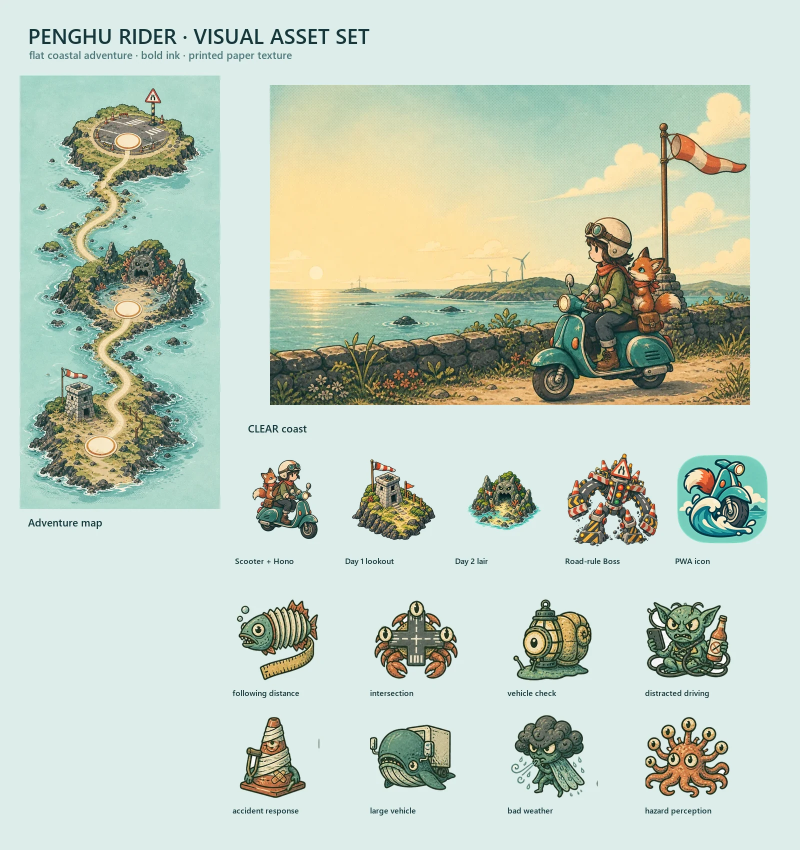
#> input picture visual-assets/visual-asset-set.webp, 1600 x 1700 px (shown at 1/2 size)
$ python -i test_question_image_integrity.py   (imports and definitions only)
#> lines starting #> are read from the running program, lines starting #| are printed output that depends on the picture
#> further down, picture is the input picture: PIL image 1600x1700 RGB; mean R, G, B 193.2, 206.4, 191.8
#!/usr/bin/env python3
"""Deterministic PDF-to-WebP integrity checks for representative question art."""

from __future__ import annotations

import argparse
import json
from dataclasses import dataclass
from pathlib import Path
from statistics import fmean
from typing import Any

import pdfplumber
from PIL import Image, ImageChops, ImageDraw, ImageFont, ImageStat


ROOT = Path(__file__).resolve().parents[1]
DATASET = ROOT / "site" / "public" / "data" / "questions.json"
ASSET_ROOT = ROOT / "site" / "public"
SOURCES = ROOT / "sources"
RESOLUTION = 190


@dataclass(frozen=True)
class Case:
    question_id: str
    output_stem: str


CASES = (
    Case("standard-009", "standard-009"),
    Case("scenario-a-021", "scenario-a-021"),
    Case("scenario-b-027", "scenario-b-027"),
)


# [32 lines left out: function bbox_for_question, not called in this run]


def visible_content_bbox(image: Image.Image, threshold: int = 12) -> tuple[int, int, int, int] | None:
#> called with threshold = 12
    rgb = image.convert("RGB")
    corners = [rgb.getpixel(point) for point in ((0, 0), (rgb.width - 1, 0), (0, rgb.height - 1), (rgb.width - 1, rgb.height - 1))]
#> corners = [(222, 236, 234), (221, 237, 234), (221, 237, 234), (221, 237, 234)]
    reference = tuple(round(fmean(pixel[channel] for pixel in corners)) for channel in range(3))
#> reference = (221, 237, 234)
    difference = ImageChops.difference(rgb, Image.new("RGB", rgb.size, reference)).convert("L")
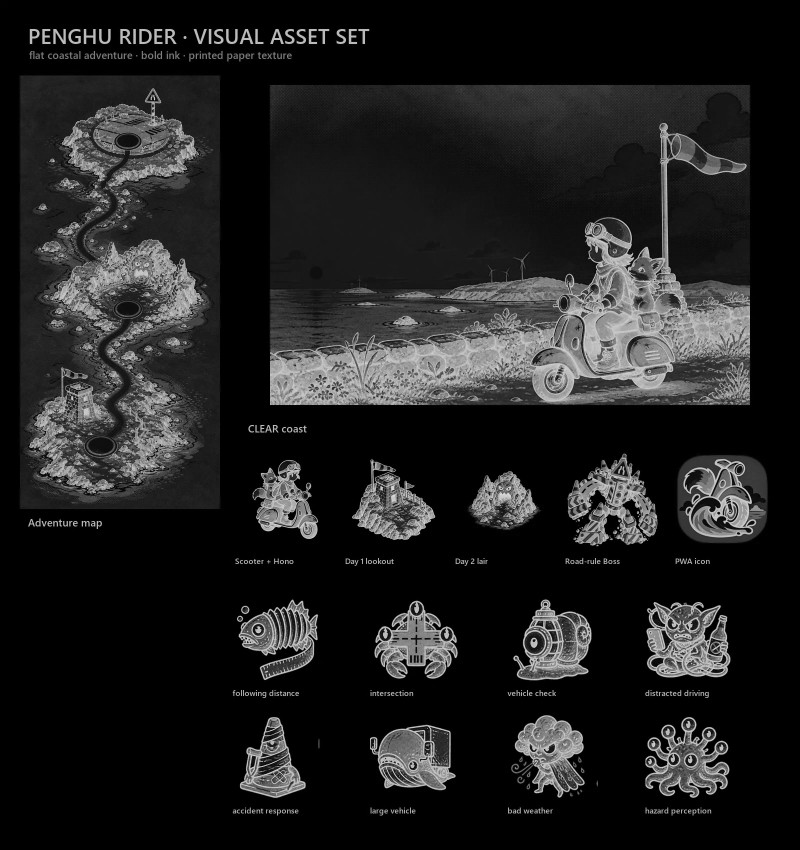
#> difference: PIL image 1600x1700 L (shown at 1/2 size); min 0, max 232, mean 32.4
    return difference.point(lambda value: 255 if value > threshold else 0).getbbox()


# [86 lines left out: functions comparison_sheet, main, not called in this run]


# [2 lines not run here, left out]

>>> from PIL import Image
>>> picture = Image.open('../visual-assets/visual-asset-set.webp')
>>> result = visible_content_bbox(picture)
#> result = (39, 58, 1536, 1631)
